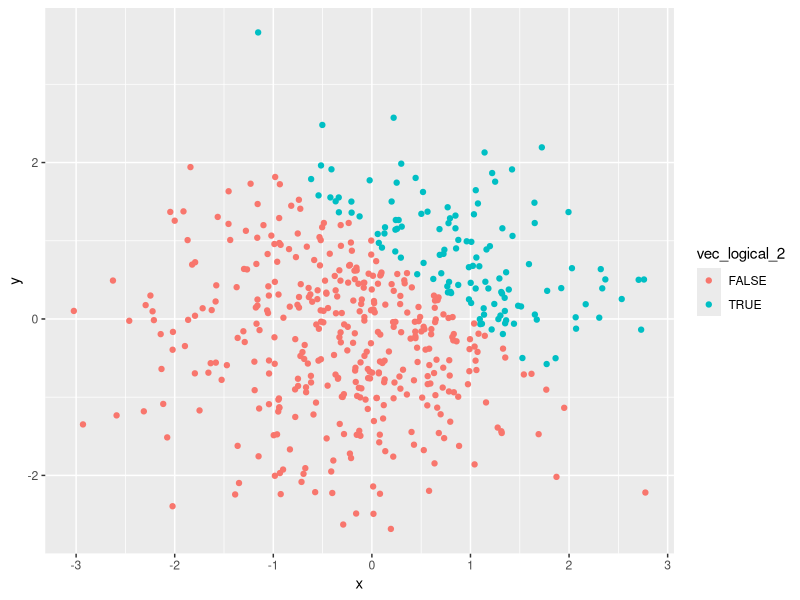
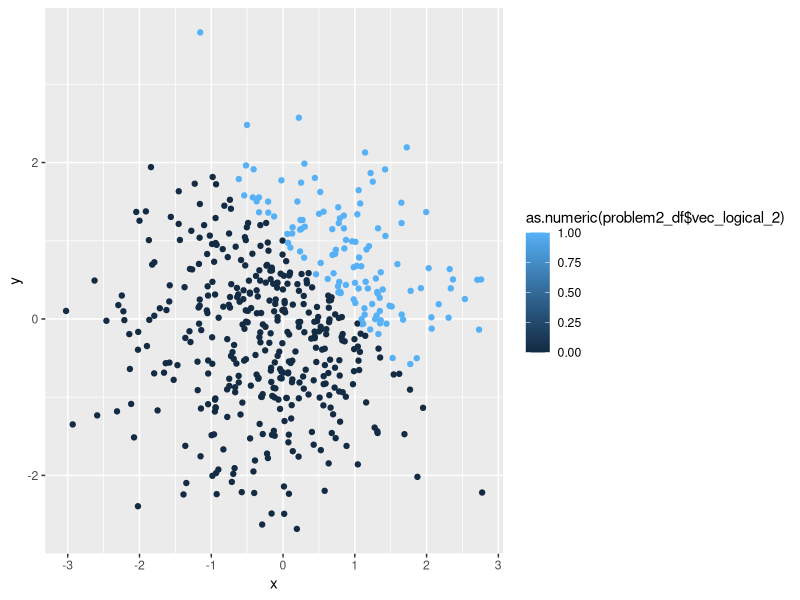
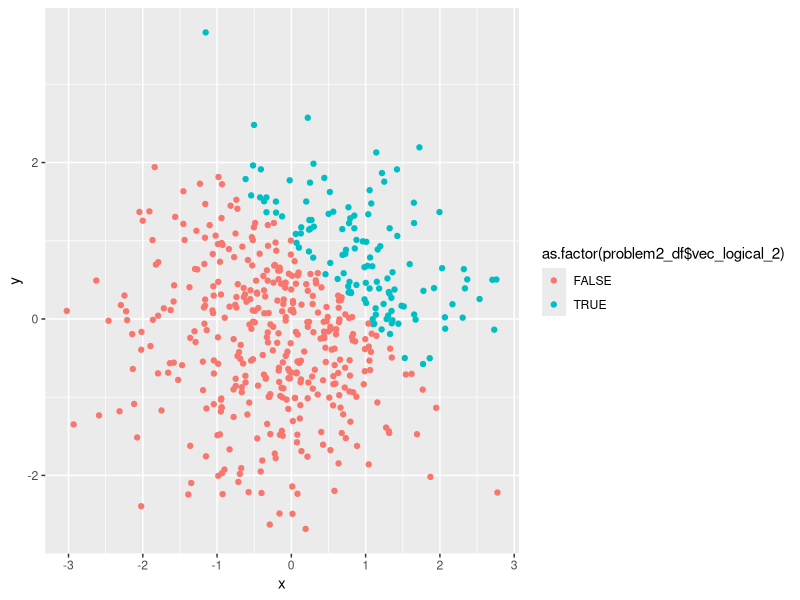

Source code (R) for these figures, in order:
## ---- chunk 1
library(tidyverse)

problem1_df = tibble(
  norm_samp = rnorm(8),
  vec_logical = norm_samp > 0,
  vec_char = character(length=8),
  vec_factor = factor(c("1", "2", "3", "3", "2", "1", "1", "2")),
)

mean(pull(problem1_df, norm_samp))
mean(pull(problem1_df, vec_logical))
mean(pull(problem1_df, vec_char))
mean(pull(problem1_df, vec_factor))
## ---- chunk 2
eval = FALSE

as.numeric(pull(problem1_df, vec_logical))*(pull(problem1_df, norm_samp))

as.factor(pull(problem1_df, vec_logical))*(pull(problem1_df, norm_samp))

as.numeric(as.factor(pull(problem1_df, vec_logical)))*(pull(problem1_df, norm_samp))

## ---- chunk 3

problem2_df = tibble(
  x = rnorm(500),
  y = rnorm(500),
  vec_logical_2 = x + y > 1,
  vector_sum = x + y,
  )

as.numeric(pull(problem2_df, vec_logical_2))
as.factor(pull(problem2_df, vec_logical_2))


## ---- chunk 4

ggplot(problem2_df, aes(x = x, y = y, color = vec_logical_2)) + geom_point()

ggsave

ggplot(problem2_df, aes(x = x, y = y, color = as.numeric(problem2_df$vec_logical_2))) + geom_point()

ggplot(problem2_df, aes(x = x, y = y, color = as.factor(problem2_df$vec_logical_2))) + geom_point()

